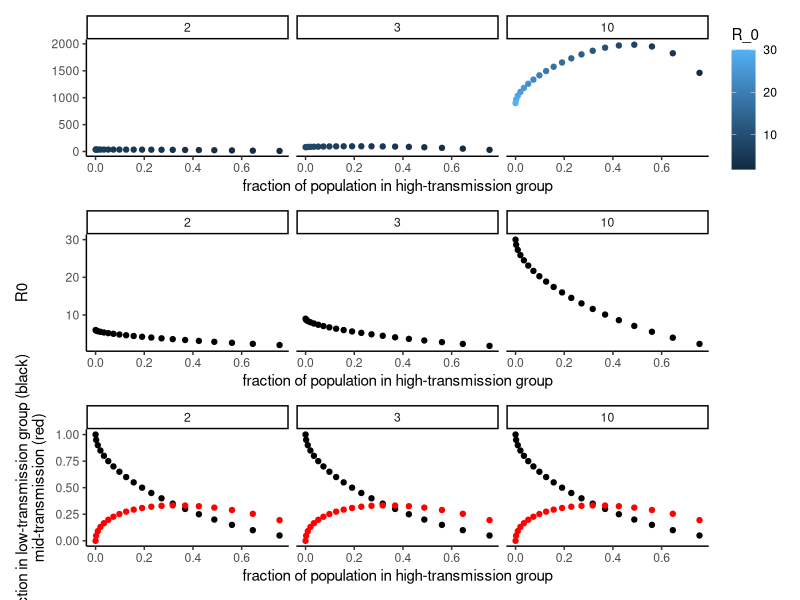

Write the R code that produced this figure.
###########################################################
# Set some params, this will eventually get moved to another script when we makify
midRNum <- 3
scaleRNum <- c(2, 3, 10)
xChoice <- c("low", "mid")

##############################################################
# load some packages
library(dplyr)
library(purrr)
library(ggplot2)

#####################################################
# create some functions to help out here
cmptMod <- function(x, xChoice = c("low", "mid"), midRNum, scaleRNum){
    # define probabilities for each of three compartments
    if(xChoice == "mid"){
        eps <- max((-sqrt((x-1)^2-4*x^2)+(1-x))/(2*x)
                  , (sqrt((x-1)^2-4*x^2)+(1-x))/(2*x))
        low <- x/eps
        mid <- x
        high <- x*eps
    }
    if(xChoice == "low"){
        eps <- max((-sqrt(-3*(x)^2+4*x)-x)/(2*x)
                   , (sqrt(-3*(x)^2+4*x)-x)/(2*x) )
        high <- x
        mid <- x*eps
        low <- x*eps^2
    }
    # compute the reproductive numbers for the three compartments
    lowR <- midRNum/scaleRNum
    midR <- midRNum
    highR <- midRNum * scaleRNum
    
    return(list(fracs = c(low, mid, high), pars = c(eps
                      , xChoice,  scaleRNum), rNums = c(lowR, midR, highR)))
}


# Note to self: Right now, this is not at all set up to have fixed R0, but might 
# be able to do a small amt of math to get there (i.e., we rescale)

# compute emergent heterogeneity at driver level
# assuming here no serial compartments, meanR = R for each group
R0 <- function(dat){
    with(dat, sum(fracs*rNums))
         }

# dat1 <- cmptMod(0.1, xChoice = "low", midRNum = midRNum, scaleRNum = scaleRNum[1])
# dat1 <- list(fracs = 1, rNums = 3)
# dat1 <- list(fracs = c(1/3, 1/3, 1/3), rNums = c(3,3,3))
# 
# R0(dat1)

compVar <- function(dat){
    (with(dat, sum(fracs*2*rNums^2)) # This is only true if there is only one 
     # infectious compartment per group and no exposed class(es)
    - with(dat, sum(fracs*rNums)^2)
    )
}

# compVar (dat1)

#########################################
# do a pile of simulations

emerge <- map_dfr(scaleRNum, function(scaleR){
    map_dfr(seq(0.05, 1, 0.05), function(x){
        dat <- cmptMod(
            x = x, xChoice = "low", midRNum = midRNum, scaleRNum = scaleR)
        R_0 <- R0(dat)
        kappa <- compVar(dat)^2/R_0^2
        return(data.frame(eps = as.numeric(dat$pars[1]), epsMethod = dat$pars[2]
                          , transmissionScaler = as.numeric(dat$pars[3])
                          , highFrac = dat$fracs[1]
                          , midFrac = dat$fracs[2]
                          , lowFrac = dat$fracs[3]
                          , R_0, kappa ))
    })
})


kappaPlot <- emerge %>% 
    ggplot(aes(highFrac, kappa, color = R_0))+
    geom_point()+
    facet_grid(~transmissionScaler) +
    theme_classic() +
    labs(x = "fraction of population in high-transmission group", y ="\n")


fractionPlot <- emerge %>%
    ggplot(aes(highFrac, lowFrac)) +
    geom_point() +
    geom_point(aes(y = midFrac), color = "red") + 
    theme_classic() +
    facet_grid(~transmissionScaler) +
    labs(x = "fraction of population in high-transmission group"
         , y = "fraction in low-transmission group (black)\nmid-transmission (red)")

R0Plot <- emerge %>%
    ggplot(aes(highFrac, R_0)) +
    geom_point() +
    theme_classic() +
    facet_grid(~transmissionScaler) +
    labs(x = "fraction of population in high-transmission group"
         , y = "R0\n")

library(patchwork)

pdf("kappas_in_3-class.pdf")
kappaPlot/R0Plot/fractionPlot
dev.off()
